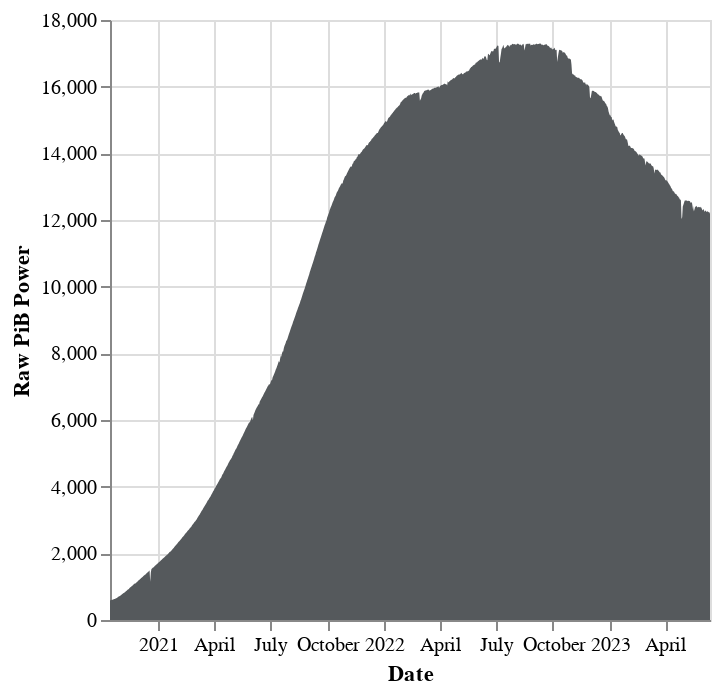

Notebook cell for this chart:
### Markdown cell above
::: {.grid}

::: {.g-col-6}

### Code cell
c = (
    alt.Chart(
        storage_provider_power_df.groupby("stat_date")
        .sum()["raw_pib_power"]
        .reset_index()
    )
    .mark_area()
    .encode(
        x=alt.X("stat_date:T", title="Date"),
        y=alt.Y("raw_pib_power:Q", title="Raw PiB Power"),
        tooltip=["stat_date", "raw_pib_power"],
        color=alt.value("#55595c"),
    )
    .properties(width="container")
)

c.display()

### Figure 1 — Vega-Lite specification as saved in the notebook (floating-point values rounded to 4 significant figures; data arrays with more than 128 entries replaced by an {"elided": "..."} marker saying what was removed)
{"config": {"view": {"continuousWidth": 300, "continuousHeight": 300}}, "data": {"name": "data-6fb13a570f1bb5cb7ec29eb5c5e029dd"}, "mark": {"type": "area"}, "encoding": {"color": {"value": "#55595c"}, "tooltip": [{"field": "stat_date", "type": "temporal"}, {"field": "raw_pib_power", "type": "quantitative"}], "x": {"field": "stat_date", "title": "Date", "type": "temporal"}, "y": {"field": "raw_pib_power", "title": "Raw PiB Power", "type": "quantitative"}}, "width": "container", "$schema": "https://vega.github.io/schema/vega-lite/v5.8.0.json", "datasets": {"data-6fb13a570f1bb5cb7ec29eb5c5e029dd": {"elided": "971 records"}}}
